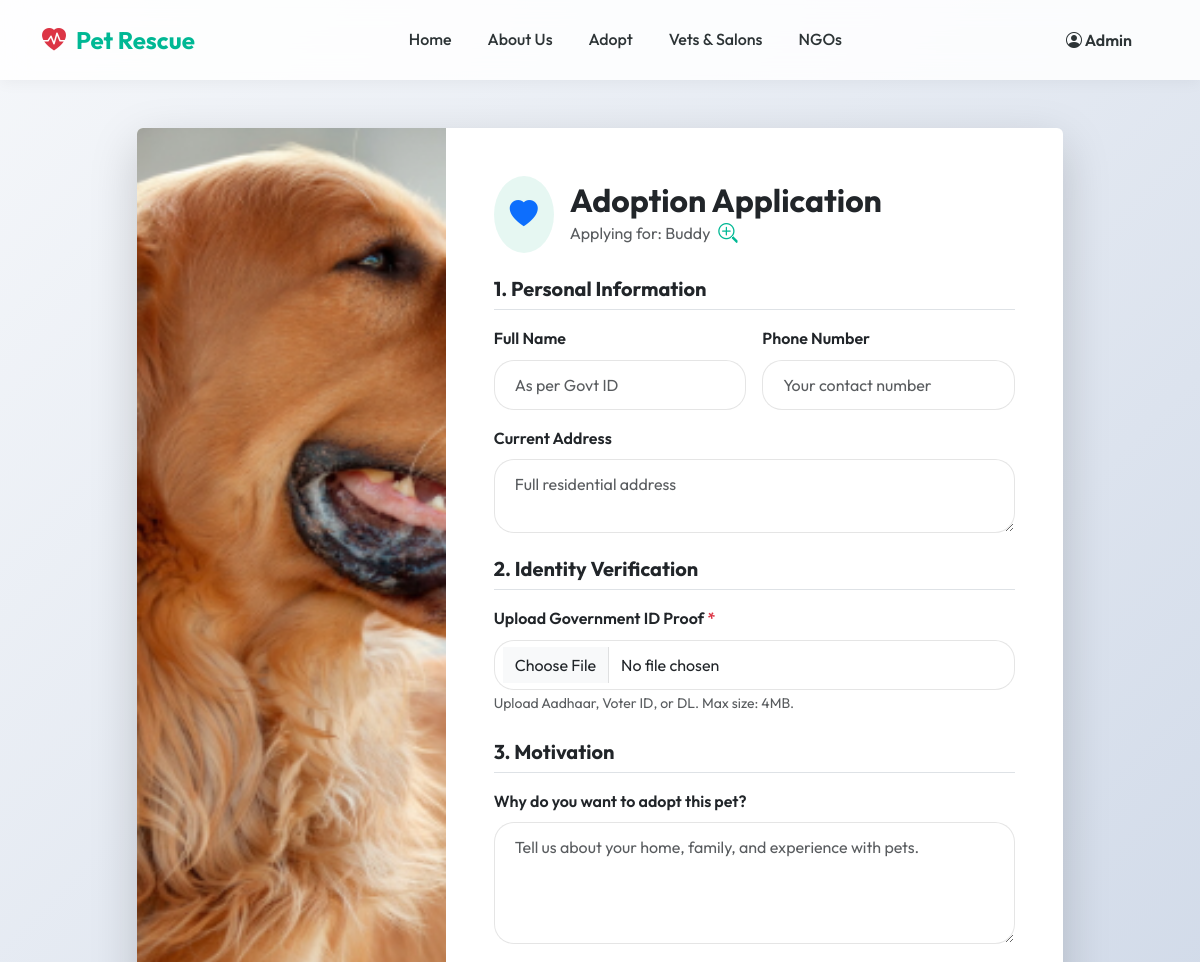
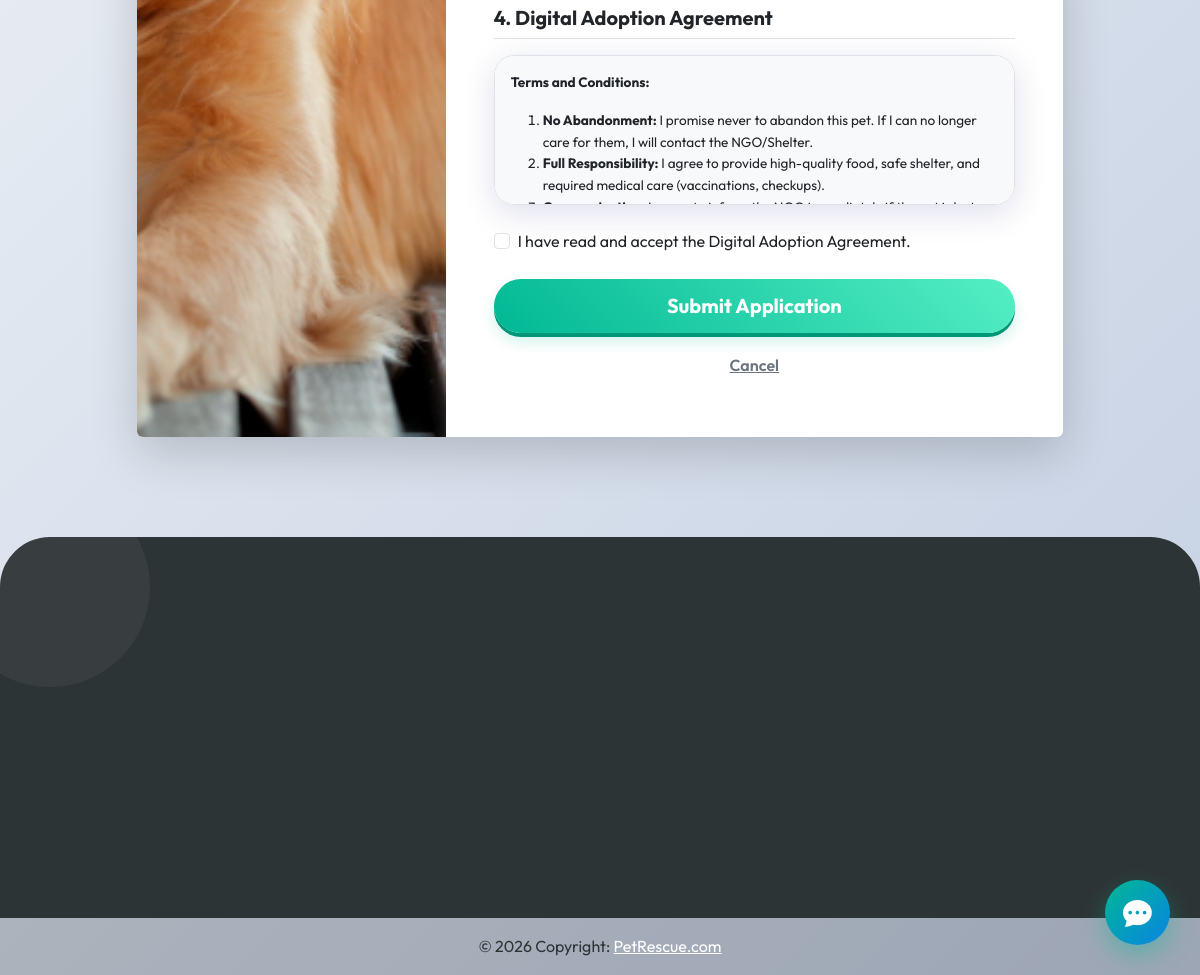
Screenshot of /adopt_apply.php?id=8 (signed in) with the database file from the repository (2 pictures, top to bottom).
### tables this page shows
CREATE TABLE `adoption_posts` (
  `id` int(11) NOT NULL AUTO_INCREMENT,
  `user_id` int(11) NOT NULL,
  `pet_name` varchar(100) NOT NULL,
  `pet_type` varchar(50) NOT NULL,
  `gender` enum('Male','Female','Unknown') NOT NULL DEFAULT 'Unknown',
  `breed` varchar(100) DEFAULT NULL,
  `age` varchar(20) NOT NULL,
  `description` text NOT NULL,
  `photo` varchar(255) NOT NULL,
  `status` enum('pending','approved','rejected') NOT NULL DEFAULT 'pending',
  `created_at` timestamp NOT NULL DEFAULT current_timestamp(),
  `adoption_status` enum('available','adopted') NOT NULL DEFAULT 'available',
  `is_archived` tinyint(1) DEFAULT 0,
  PRIMARY KEY (`id`),
  KEY `user_id` (`user_id`),
  CONSTRAINT `adoption_posts_ibfk_1` FOREIGN KEY (`user_id`) REFERENCES `users` (`id`) ON DELETE CASCADE
);

### adopt_apply.php (the view, shortened to what this page needs)
<?php
require_once 'config.php';
include 'includes/header.php';
$post_id = $_GET['id'] ?? null;
$stmt = $conn->prepare("SELECT * FROM adoption_posts WHERE id = ?");
$stmt->execute([$post_id]);
$pet = $stmt->fetch();
?>
<div class="container mt-5 mb-5">
    <div class="row justify-content-center">
        <div class="col-md-10">
            <div class="card shadow-lg border-0 overflow-hidden">
                <div class="row g-0">
                    <div class="col-md-4 bg-light d-none d-md-block">
                        <img src="<?= BASE_URL . ($pet['photo'] ?: 'assets/images/placeholder.jpg') ?>"
                            class="img-fluid h-100 object-fit-cover" alt="Pet Photo">
                    </div>
                    <div class="col-md-8">
                        <div class="card-body p-4 p-lg-5">
                            <div class="d-flex align-items-center mb-4">
                                <div class="bg-primary-soft p-3 rounded-circle me-3">
                                    <i class="bi bi-heart-fill text-primary fs-3"></i>
                                </div>
                                <div>
                                    <h2 class="fw-bold mb-0">Adoption Application</h2>
                                    <p class="text-muted mb-0 d-flex align-items-center gap-2">
                                        Applying for: <?= htmlspecialchars($pet['pet_name']) ?>
                                        <button type="button" class="btn btn-xs btn-outline-primary border-0 p-0 shadow-none"
                                                onclick="showFullImage('<?= BASE_URL . ($pet['photo'] ?: 'assets/images/placeholder.jpg') ?>', '<?= htmlspecialchars($pet['pet_name']) ?>')"
                                                title="View Full Photo">
                                            <i class="bi bi-zoom-in fs-5"></i>
                                        </button>
                                    </p>
                                </div>
                            </div>
                            <form method="POST" enctype="multipart/form-data">
                                <h5 class="fw-bold border-bottom pb-2 mb-3">1. Personal Information</h5>
                                <div class="row g-3 mb-4">
                                    <div class="col-md-6">
                                        <label class="form-label fw-600">Full Name</label>
                                        <input type="text" name="full_name" class="form-control"
                                            placeholder="As per Govt ID" required pattern="[a-zA-Z\s]+"
                                            title="Only letters and spaces allowed"
                                            value="<?= isset($_POST['full_name']) ? htmlspecialchars($_POST['full_name']) : '' ?>">
                                    </div>
                                    <div class="col-md-6">
                                        <label class="form-label fw-600">Phone Number</label>
                                        <input type="text" name="phone_number" class="form-control"
                                            placeholder="Your contact number" required pattern="\d{10}" maxlength="10"
                                            title="Exactly 10 digits required"
                                            value="<?= isset($_POST['phone_number']) ? htmlspecialchars($_POST['phone_number']) : '' ?>">
                                    </div>
                                    <div class="col-12">
                                        <label class="form-label fw-600">Current Address</label>
                                        <textarea name="address" class="form-control" rows="2"
                                            placeholder="Full residential address"
                                            required><?= isset($_POST['address']) ? htmlspecialchars($_POST['address']) : '' ?></textarea>
                                    </div>
                                </div>
                                <h5 class="fw-bold border-bottom pb-2 mb-3">2. Identity Verification</h5>
                                <div class="mb-4">
                                    <label class="form-label fw-600">Upload Government ID Proof <span
                                            class="text-danger">*</span></label>
                                    <input type="file" name="id_proof" class="form-control" accept="image/*,.pdf"
                                        required>
                                    <small class="text-muted">Upload Aadhaar, Voter ID, or DL. Max size: 4MB.</small>
                                </div>
                                <h5 class="fw-bold border-bottom pb-2 mb-3">3. Motivation</h5>
                                <div class="mb-4">
                                    <label class="form-label fw-600">Why do you want to adopt this pet?</label>
                                    <textarea name="message" class="form-control" rows="4"
                                        placeholder="Tell us about your home, family, and experience with pets."
                                        required><?= isset($_POST['message']) ? htmlspecialchars($_POST['message']) : '' ?></textarea>
                                </div>
                                <h5 class="fw-bold border-bottom pb-2 mb-3">4. Digital Adoption Agreement</h5>
                                <div class="glass-card p-3 mb-4 bg-light border"
                                    style="height: 150px; overflow-y: scroll; font-size: 0.85rem;">
                                    <p><strong>Terms and Conditions:</strong></p>
                                    <ol>
                                        <li><strong>No Abandonment:</strong> I promise never to abandon this pet. If I
                                            can no longer care for them, I will contact the NGO/Shelter.</li>
                                        <li><strong>Full Responsibility:</strong> I agree to provide high-quality food,
                                            safe shelter, and required medical care (vaccinations, checkups).</li>
                                        <li><strong>Communication:</strong> I agree to inform the NGO immediately if the
                                            pet is lost, stolen, or passed away.</li>
                                    </ol>
                                </div>
                                <div class="form-check mb-4">
                                    <input class="form-check-input" type="checkbox" name="agreement" id="agreeCheck"
                                        required>
                                    <label class="form-check-label" for="agreeCheck">
                                        I have read and accept the Digital Adoption Agreement.
                                    </label>
                                </div>
                                <div class="d-grid gap-2">
                                    <button type="submit" class="btn btn-primary btn-lg rounded-pill fw-bold">Submit
                                        Application</button>
                                    <a href="adoption.php" class="btn btn-link text-secondary">Cancel</a>
                                </div>
                            </form>
                        </div>
                    </div>
                </div>
            </div>
        </div>
    </div>
</div>
<?php include 'includes/footer.php'; ?>

### assets/css/style.css (style rules this page uses)
:root { --primary-color: #00b894; --primary-hover: #00a884; --secondary-color: #0984e3; --accent-color: #fdcb6e; --danger-color: #ff7675; --dark-bg: #2d3436; --light-bg: #dfe6e9; --text-main: #2d3436; --text-muted: #636e72; --white: #ffffff; --glass-bg: rgba(255, 255, 255, 0.7); --glass-border: rgba(255, 255, 255, 0.5); --glass-shadow: 0 8px 32px 0 rgba(31, 38, 135, 0.15); --radius-sm: 10px; --radius-md: 20px; --radius-lg: 30px; --radius-xl: 50px; --vibrant-pink: #ff6b81; --vibrant-violet: #6c5ce7; }
body { font-family: 'Outfit', sans-serif; color: var(--text-main); background: linear-gradient(135deg, #f5f7fa 0%, #c3cfe2 100%); min-height: 100vh; line-height: 1.6; overflow-x: hidden; }
a, button, .btn { cursor: pointer; }
.glass-card { background: var(--glass-bg); backdrop-filter: blur(10px); -webkit-backdrop-filter: blur(10px); border: 1px solid var(--glass-border); box-shadow: var(--glass-shadow); border-radius: var(--radius-md); transition: all 0.4s cubic-bezier(0.175, 0.885, 0.32, 1.275); }
.btn { border-radius: var(--radius-xl); padding: 12px 30px; font-weight: 600; transition: all 0.3s cubic-bezier(0.175, 0.885, 0.32, 1.275); border: none; position: relative; overflow: hidden; }
.btn-primary { background: linear-gradient(45deg, var(--primary-color), #55efc4); color: white; border: none; box-shadow: 0 4px 0 #009678, 0 8px 15px rgba(0, 184, 148, 0.2); transition: all 0.2s ease; }
.btn-outline-primary { border: 2px solid var(--primary-color); color: var(--primary-color); background: #ffffff; }
.form-control { border-radius: var(--radius-md); padding: 12px 20px; border: 1px solid rgba(0, 0, 0, 0.1); background: rgba(255, 255, 255, 0.9); transition: all 0.3s; }

### adopt_apply.php (style rules this page uses)
.bg-primary-soft { background-color: rgba(16, 172, 132, 0.1); }
.fw-600 { font-weight: 600; }

### rows the page displays
adoption_posts: photo (picture), pet_name "Buddy"

### other values shown
$_SESSION['user_name'] "Admin"
